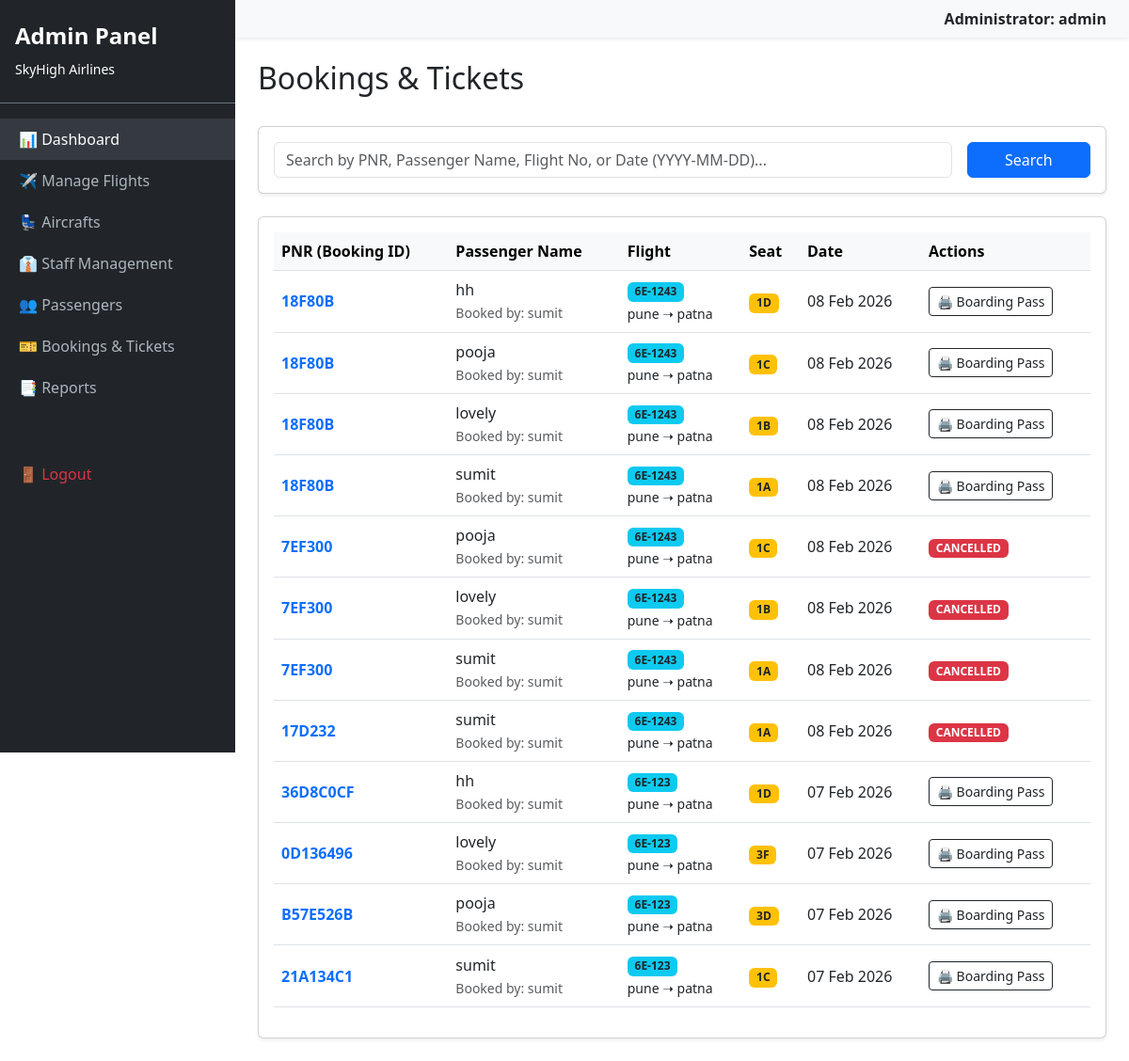
The page /dashboard/admin/reservations/ (signed in) on the database its author committed.
### core/models.py (models this page shows, shortened)
class User(AbstractUser):
    IS_CUSTOMER = 'customer'
    IS_STAFF = 'staff'
    IS_ADMIN = 'admin'
    ROLE_CHOICES = [
        (IS_CUSTOMER, 'Passenger'),
        (IS_STAFF, 'Airline Staff'),
        (IS_ADMIN, 'Administrator'),
    ]
    role = models.CharField(max_length=20, choices=ROLE_CHOICES, default=IS_CUSTOMER)
    phone_number = models.CharField(max_length=15, blank=True) # [cite: 31]

class Reservation(models.Model):
    STATUS_CHOICES = [
        ('PENDING', 'Pending'),
        ('CONFIRMED', 'Confirmed'),
        ('CANCELLED', 'Cancelled'),
    ]
    passenger = models.ForeignKey(
        User,
        on_delete=models.CASCADE,
        related_name='reservations'
    )
    passenger_name = models.CharField(
        max_length=100,
        default="Unknown"
    )
    flight = models.ForeignKey(
        Flight,
        on_delete=models.CASCADE
    )
    booking_id = models.CharField(max_length=20)
    seat_number = models.CharField(max_length=10)
    status = models.CharField(
        max_length=20,
        choices=STATUS_CHOICES,
        default='PENDING'
    )
    booked_at = models.DateTimeField(
        auto_now_add=True
    )
    is_checked_in = models.BooleanField(
        default=False
    )
    passenger = models.ForeignKey(User, on_delete=models.CASCADE, related_name='reservations')
    passenger_name = models.CharField(max_length=100, default="Unknown")
    flight = models.ForeignKey(Flight, on_delete=models.CASCADE)
    booking_id = models.CharField(max_length=20)
    seat_number = models.CharField(max_length=10)
    status = models.CharField(max_length=20, choices=STATUS_CHOICES, default='PENDING')
    booked_at = models.DateTimeField(auto_now_add=True)
    is_checked_in = models.BooleanField(default=False)

class Flight(models.Model):
    STATUS_CHOICES = [
        ('ON TIME', 'On Time'),
        ('DELAYED', 'Delayed'),
        ('BOARDING', 'Boarding'),
        ('DEPARTED', 'Departed'),
        ('CANCELLED', 'Cancelled'),
    ]
    flight_number = models.CharField(max_length=20, unique=True)
    aircraft = models.ForeignKey(Aircraft, on_delete=models.CASCADE)
    origin = models.CharField(max_length=100)
    destination = models.CharField(max_length=100)
    departure_time = models.DateTimeField()
    arrival_time = models.DateTimeField()
    base_price = models.DecimalField(max_digits=10, decimal_places=2)
    status = models.CharField(max_length=20, choices=STATUS_CHOICES, default='ON TIME')
    gate = models.CharField(max_length=10, default='-')

### core/views.py (the view, shortened to what this page needs)
# urls.py: path('dashboard/admin/reservations/', views.admin_reservation_list, name='admin_reservation_list'),
@user_passes_test(is_admin, login_url='login')
def admin_reservation_list(request):
    query = request.GET.get('q')
    reservations = Reservation.objects.all().order_by('-booked_at')
    return render(request, 'custom_admin/reservation_list.html', {
        'reservations': reservations,
        'query': query
    })

### core/views.py (called while the page is built)
def is_admin(user):
    return user.is_authenticated and (user.is_superuser or user.role == User.IS_ADMIN)

### core/templates/custom_admin/reservation_list.html
{% extends 'base_admin.html' %}
{% block content %}
<div class="d-flex justify-content-between align-items-center mb-4">
    <h2>Bookings & Tickets</h2>
</div>
<div class="card shadow-sm mb-4">
    <div class="card-body">
        <form method="get" class="row g-3">
            <div class="col-md-10">
                <input type="text" name="q" class="form-control" placeholder="Search by PNR, Passenger Name, Flight No, or Date (YYYY-MM-DD)..." value="{{ query|default:'' }}">
            </div>
            <div class="col-md-2 d-grid">
                <button type="submit" class="btn btn-primary">Search</button>
            </div>
        </form>
    </div>
</div>
<div class="card shadow-sm">
    <div class="card-body">
        <div class="table-responsive">
            <table class="table table-hover align-middle">
                <thead class="table-light">
                    <tr>
                        <th>PNR (Booking ID)</th>
                        <th>Passenger Name</th>
                        <th>Flight</th>
                        <th>Seat</th>
                        <th>Date</th>
                        <th>Actions</th>
                    </tr>
                </thead>
                <tbody>
                    {% for res in reservations %}
                    <tr>
                        <td class="fw-bold text-primary">{{ res.booking_id }}</td>
                        <td>
                            {{ res.passenger_name }}<br>
                            <small class="text-muted">Booked by: {{ res.passenger.username }}</small>
                        </td>
                        <td>
                            <span class="badge bg-info text-dark">{{ res.flight.flight_number }}</span>
                            <br><small>{{ res.flight.origin }} ➝ {{ res.flight.destination }}</small>
                        </td>
                        <td><span class="badge bg-warning text-dark">{{ res.seat_number }}</span></td>
                        <td>{{ res.flight.departure_time|date:"d M Y" }}</td>
                        <td>
                            {% if res.status == 'CONFIRMED' %}
                                <a href="{% url 'admin_boarding_pass' res.booking_id %}" target="_blank" class="btn btn-sm btn-outline-dark">
                                    🖨️ Boarding Pass
                                </a>
                            {% elif res.status == 'CANCELLED' %}
                                <span class="badge bg-danger">CANCELLED</span>
                            {% else %}
                                <span class="badge bg-secondary">{{ res.status }}</span>
                            {% endif %}
                        </td>
                    </tr>
                    {% empty %}
                    <tr>
                        <td colspan="6" class="text-center py-4 text-muted">No bookings found matching your search.</td>
                    </tr>
                    {% endfor %}
                </tbody>
            </table>
        </div>
    </div>
</div>
{% endblock %}

### core/templates/base_admin.html (shortened to what this page needs)
<!DOCTYPE html>
<html lang="en">
<head>
    <link href="https://cdn.jsdelivr.net/npm/bootstrap@5.3.0/dist/css/bootstrap.min.css" rel="stylesheet">
</head>
<body>
    <div class="d-flex">
        <div class="sidebar" id="sidebar">
            <div class="py-4 px-3 mb-3 border-bottom border-secondary">
                <h4 class="fw-bold">Admin Panel</h4>
                <small>SkyHigh Airlines</small>
            </div>
            <ul class="nav flex-column">
                <li class="nav-item"><a href="{% url 'admin_dashboard' %}" class="nav-link active">📊 Dashboard</a></li>
                <li class="nav-item"><a href="{% url 'admin_flight_list' %}" class="nav-link">✈️ Manage Flights</a></li>
                <li class="nav-item"><a href="{% url 'admin_aircraft_list' %}" class="nav-link">💺 Aircrafts</a></li>
                <li class="nav-item"><a href="{% url 'admin_staff_list' %}" class="nav-link">👔 Staff Management</a></li>
                <li class="nav-item"><a href="{% url 'admin_passenger_list' %}" class="nav-link">👥 Passengers</a></li>
                <li class="nav-item"><a href="{% url 'admin_reservation_list' %}" class="nav-link">🎫 Bookings & Tickets</a></li>
                <li class="nav-item"><a href="#" class="nav-link">📑 Reports</a></li>
                <li class="nav-item mt-5"><a href="{% url 'logout' %}" class="nav-link text-danger">🚪 Logout</a></li>
            </ul>
        </div>
        <div class="content">
            <nav class="navbar navbar-light bg-light shadow-sm px-4">
                <span class="ms-auto fw-bold">Administrator: {{ user.username }}</span>
            </nav>
            <div class="container-fluid p-4">
                {% block content %}{% endblock %}
            </div>
        </div>
    </div>
</body>
</html>

### core/templates/base_admin.html (style rules this page uses)
body { overflow-x: hidden; }
.sidebar { min-height: 100vh; width: 250px; background-color: #212529; color: white; position: fixed; transition: margin 0.3s; }
.sidebar .nav-link { color: #adb5bd; padding: 10px 20px; }
.sidebar .nav-link:hover, .sidebar .nav-link.active { color: white; background-color: #343a40; }
.content { margin-left: 250px; transition: margin 0.3s; width: 100%; }

### rows shown on the page
User: username "admin"
Reservation: booking_id "18F80B", passenger_name "hh", passenger.username "sumit", flight.flight_number "6E-1243", flight.origin "pune", flight.destination "patna", seat_number "1D", flight.departure_time "08 Feb 2026", status "🖨️ Boarding Pass"
Reservation: booking_id "18F80B", passenger_name "pooja", passenger.username "sumit", flight.flight_number "6E-1243", flight.origin "pune", flight.destination "patna", seat_number "1C", flight.departure_time "08 Feb 2026", status "🖨️ Boarding Pass"
Reservation: booking_id "18F80B", passenger_name "lovely", passenger.username "sumit", flight.flight_number "6E-1243", flight.origin "pune", flight.destination "patna", seat_number "1B", flight.departure_time "08 Feb 2026", status "🖨️ Boarding Pass"
Reservation: booking_id "18F80B", passenger_name "sumit", passenger.username "sumit", flight.flight_number "6E-1243", flight.origin "pune", flight.destination "patna", seat_number "1A", flight.departure_time "08 Feb 2026", status "🖨️ Boarding Pass"
Reservation: booking_id "7EF300", passenger_name "pooja", passenger.username "sumit", flight.flight_number "6E-1243", flight.origin "pune", flight.destination "patna", seat_number "1C", flight.departure_time "08 Feb 2026", status "CANCELLED"
Reservation: booking_id "7EF300", passenger_name "lovely", passenger.username "sumit", flight.flight_number "6E-1243", flight.origin "pune", flight.destination "patna", seat_number "1B", flight.departure_time "08 Feb 2026", status "CANCELLED"
Reservation: booking_id "7EF300", passenger_name "sumit", passenger.username "sumit", flight.flight_number "6E-1243", flight.origin "pune", flight.destination "patna", seat_number "1A", flight.departure_time "08 Feb 2026", status "CANCELLED"
Reservation: booking_id "17D232", passenger_name "sumit", passenger.username "sumit", flight.flight_number "6E-1243", flight.origin "pune", flight.destination "patna", seat_number "1A", flight.departure_time "08 Feb 2026", status "CANCELLED"
Reservation: booking_id "36D8C0CF", passenger_name "hh", passenger.username "sumit", flight.flight_number "6E-123", flight.origin "pune", flight.destination "patna", seat_number "1D", flight.departure_time "07 Feb 2026", status "🖨️ Boarding Pass"
Reservation: booking_id "0D136496", passenger_name "lovely", passenger.username "sumit", flight.flight_number "6E-123", flight.origin "pune", flight.destination "patna", seat_number "3F", flight.departure_time "07 Feb 2026", status "🖨️ Boarding Pass"
Reservation: booking_id "B57E526B", passenger_name "pooja", passenger.username "sumit", flight.flight_number "6E-123", flight.origin "pune", flight.destination "patna", seat_number "3D", flight.departure_time "07 Feb 2026", status "🖨️ Boarding Pass"
Reservation: booking_id "21A134C1", passenger_name "sumit", passenger.username "sumit", flight.flight_number "6E-123", flight.origin "pune", flight.destination "patna", seat_number "1C", flight.departure_time "07 Feb 2026", status "🖨️ Boarding Pass"
